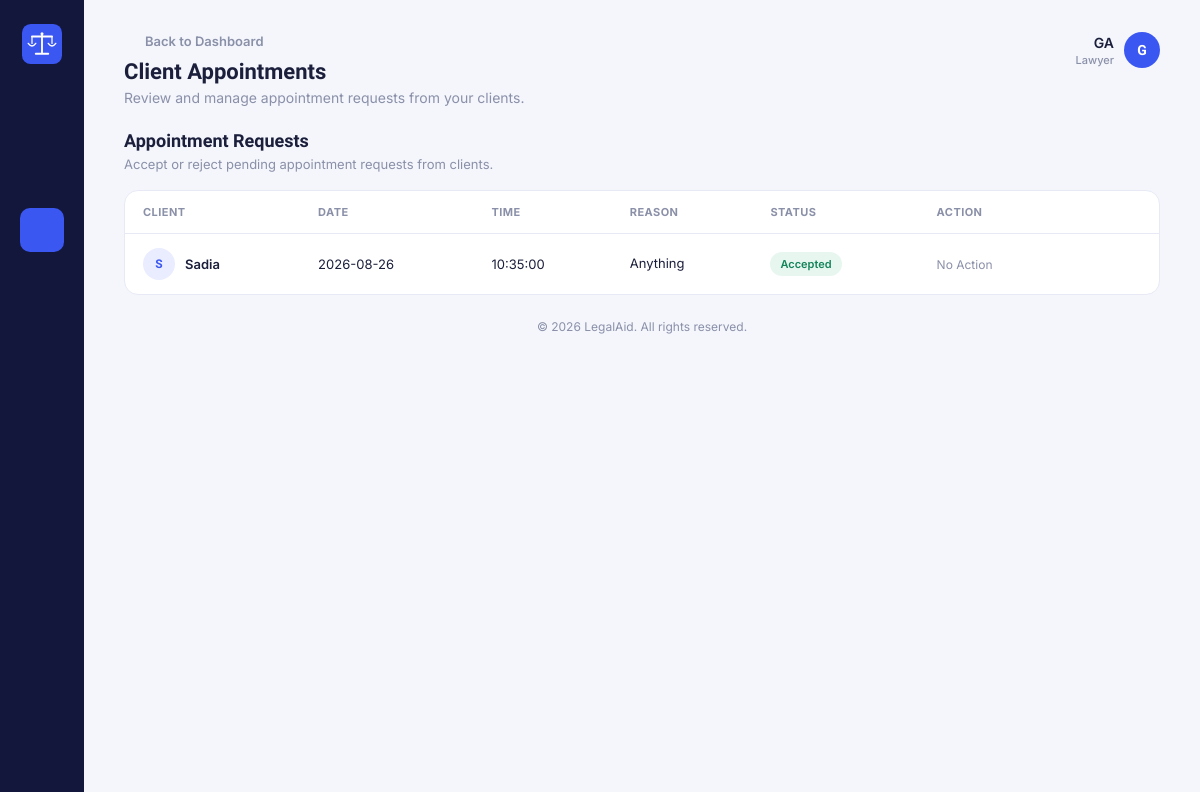
/views/lawyer/appointments.php (signed in), run on the app's committed database.
### tables this page shows
CREATE TABLE `appointments` (
  `appointment_id` int(11) NOT NULL,
  `client_id` int(11) NOT NULL,
  `lawyer_id` int(11) NOT NULL,
  `appointment_date` date NOT NULL,
  `appointment_time` time NOT NULL,
  `reason` text NOT NULL,
  `status` varchar(20) NOT NULL,
  `created_at` timestamp NOT NULL DEFAULT current_timestamp() ON UPDATE current_timestamp()
);

CREATE TABLE `users` (
  `user_id` int(11) NOT NULL,
  `name` varchar(100) NOT NULL,
  `email` varchar(100) NOT NULL,
  `password` varchar(255) NOT NULL,
  `phone` varchar(20) DEFAULT NULL,
  `role` varchar(20) NOT NULL,
  `created_at` timestamp NOT NULL DEFAULT current_timestamp() ON UPDATE current_timestamp(),
  `status` varchar(20) NOT NULL DEFAULT 'active'
);

### views/lawyer/appointments.php (the view, shortened to what this page needs)
<?php
include("../../db.php");
$lawyer_user_id = $_SESSION["id"];
$username = $_SESSION["username"];
function icon($name)
{
    $icons = [
        'home' =>
        '<path d="M4 11.5 12 5l8 6.5"/>
         <path d="M6 10v9a1 1 0 0 0 1 1h4v-6h2v6h4a1 1 0 0 0 1-1-1v-9"/>',
        'user' =>
        '<circle cx="12" cy="8" r="3.5"/>
         <path d="M5 20c1.2-3.6 4-5.5 7-5.5s5.8 1.9 7 5.5"/>',
        'search' =>
        '<circle cx="10.5" cy="10.5" r="6"/>
         <path d="m20 20-4.8-4.8"/>',
        'calendar' =>
        '<rect x="4" y="5.5" width="16" height="14.5" rx="2"/>
         <path d="M4 10h16M8 3.5v3M16 3.5v3"/>',
        'briefcase' =>
        '<rect x="3.5" y="8" width="17" height="11" rx="2"/>
         <path d="M8.5 8V6a2 2 0 0 1 2-2h3a2 2 0 0 1 2 2v2"/>
         <path d="M3.5 13h17"/>',
        'chart' =>
        '<path d="M4 20V10M11 20V4M18 20v-7"/>
         <path d="M2.5 20.5h19"/>',
        'users' =>
        '<circle cx="9" cy="8" r="3"/>
         <path d="M2.5 20c1-3.3 3.4-5 6.5-5s5.5 1.7 6.5 5"/>
         <circle cx="17" cy="9" r="2.4"/>
         <path d="M15.8 12.2c2.3.3 3.9 1.8 4.7 4.3"/>',
        'shield' =>
        '<path d="M12 3.5 19 6v6c0 4.4-3 7.8-7 8.5-4-.7-7-4.1-7-8.5V6z"/>
         <path d="m9 12 2 2 4-4.2"/>',
        'folder' =>
        '<path d="M3.5 7.5a1.5 1.5 0 0 1 1.5-1.5h4l2 2.2h8a1.5 1.5 0 0 1 1.5 1.5V18a1.5 1.5 0 0 1-1.5 1.5H5A1.5 1.5 0 0 1 3.5 18z"/>',
        'flag' =>
        '<path d="M5 21V4"/>
         <path d="M5 4c3-2 5 2 8 0s5 2 6 0v9c-3 2-5-2-8 0s-5-2-6 0"/>',
        'back' =>
        '<path d="M19 12H5"/>
         <path d="m12 19-7-7 7-7"/>',
        'logout' =>
        '<path d="M9 21H5a2 2 0 0 1-2-2V5a2 2 0 0 1 2-2h4"/>
         <path d="M16 17l5-5-5-5"/>
         <path d="M21 12H9"/>',
        'check' =>
        '<path d="m5 12 4 4L19 6"/>',
        'close' =>
        '<path d="M6 6l12 12M18 6 6 18"/>'
    ];
    $body = $icons[$name] ?? '';
    return '<svg viewBox="0 0 24 24"
        fill="none"
        stroke="currentColor"
        stroke-width="1.7"
        stroke-linecap="round"
        stroke-linejoin="round">' . $body . '</svg>';
}
$sql2 = "SELECT lawyer_id
         FROM lawyer_profiles
         WHERE user_id='$lawyer_user_id'";
$result2 = mysqli_query($conn, $sql2);
$lawyer = mysqli_fetch_assoc($result2);
$lawyer_id = $lawyer["lawyer_id"];
$sql = "SELECT appointments.*,
        users.name AS client_name
        FROM appointments
        JOIN users
        ON appointments.client_id = users.user_id
        WHERE appointments.lawyer_id = '$lawyer_id'
        ORDER BY
        appointments.appointment_date ASC,
        appointments.appointment_time ASC";
$result = mysqli_query($conn, $sql);
?>
<!DOCTYPE html>
<html lang="en">
<head>
<link rel="stylesheet"
      href="appointments.css">
</head>
<body>
<div class="app">
<nav class="sidebar">
    <a class="sidebar-logo"
       href="../../dashboard.php">
        <img src="../../logo/logo-icon.svg"
             alt="LegalAid">
    </a>
    <ul class="sidebar-nav">
        <li title="Dashboard">
            <a href="../../dashboard.php">
                <?php echo icon('home'); ?>
            </a>
        </li>
        <li title="Profile">
            <a href="profile.php">
                <?php echo icon('user'); ?>
            </a>
        </li>
        <li class="active"
            title="Appointments">
            <a href="appointments.php">
                <?php echo icon('calendar'); ?>
            </a>
        </li>
        <li title="Cases">
            <a href="cases.php">
                <?php echo icon('briefcase'); ?>
            </a>
        </li>
        <li title="Reports">
            <a href="reports.php">
                <?php echo icon('chart'); ?>
            </a>
        </li>
    </ul>
    <div class="sidebar-bottom">
        <a href="../../logout.php"
           title="Logout">
            <?php echo icon('logout'); ?>
        </a>
    </div>
</nav>
<main class="main">
<header class="topbar">
    <div>
        <a class="back-link"
           href="../../dashboard.php">
            <?php echo icon('back'); ?>
            Back to Dashboard
        </a>
        <h1>
            Client Appointments
        </h1>
        <p class="subtitle">
            Review and manage appointment requests from your clients.
        </p>
    </div>
    <div class="account">
        <div class="account-info">
            <span class="account-name">
                <?php
                echo htmlspecialchars($username);
                ?>
            </span>
            <span class="account-role">
                Lawyer
            </span>
        </div>
        <div class="avatar">
            <?php
            echo strtoupper(
                substr($username, 0, 1)
            );
            ?>
        </div>
    </div>
</header>
<section class="page-heading">
    <div>
        <h2>
            Appointment Requests
        </h2>
        <p>
            Accept or reject pending appointment requests from clients.
        </p>
    </div>
</section>
<section class="results-card">
<div class="table-wrapper">
<table>
<thead>
<tr>
    <th>
        Client
    </th>
    <th>
        Date
    </th>
    <th>
        Time
    </th>
    <th>
        Reason
    </th>
    <th>
        Status
    </th>
    <th>
        Action
    </th>
</tr>
</thead>
<tbody>
<?php
if(
    $result &&
    mysqli_num_rows($result) > 0
):
    while(
        $row =
        mysqli_fetch_assoc($result)
    ):
?>
<tr>
<td>
    <div class="person-cell">
        <span class="person-avatar">
            <?php
            echo strtoupper(
                substr(
                    $row["client_name"],
                    0,
                    1
                )
            );
            ?>
        </span>
        <span>
            <?php
            echo htmlspecialchars(
                $row["client_name"]
            );
            ?>
        </span>
    </div>
</td>
<td>
    <?php
    echo htmlspecialchars(
        $row["appointment_date"]
    );
    ?>
</td>
<td>
    <?php
    echo htmlspecialchars(
        $row["appointment_time"]
    );
    ?>
</td>
<td class="reason-cell">
    <?php
    echo htmlspecialchars(
        $row["reason"]
    );
    ?>
</td>
<td>
    <?php
    $statusClass =
        strtolower(
            $row["status"]
        );
    ?>
    <span class="status-tag <?php
        echo htmlspecialchars(
            $statusClass
        );
    ?>">
        <?php
        echo htmlspecialchars(
            ucfirst(
                $row["status"]
            )
        );
        ?>
    </span>
</td>
<td class="action-cell">
<?php
if(
    $row["status"] == "pending"
):
?>
<div class="action-stack">
<a
    class="button button-accept"
    href="appointments.php?accept=<?php
        echo urlencode(
            $row["appointment_id"]
        );
    ?>"
>
    <?php echo icon('check'); ?>
    Accept
</a>
<a
    class="button button-reject"
    href="appointments.php?reject=<?php
        echo urlencode(
            $row["appointment_id"]
        );
    ?>"
>
    <?php echo icon('close'); ?>
    Reject
</a>
</div>
<?php
else:
?>
<span class="no-action">
    No Action
</span>
<?php
endif;
?>
</td>
</tr>
<?php
    endwhile;
endif;
?>
</tbody>
</table>
</div>
</section>
<footer class="footer">
    &copy;
    <?php
    echo date("Y");
    ?>
    LegalAid. All rights reserved.
</footer>
</main>
</div>
</body>
</html>

### views/lawyer/appointments.css (style rules this page uses)
:root { --sidebar: #12173B; --sidebar-icon: #7C82AA; --sidebar-icon-active: #FFFFFF; --accent: #3B57F2; --accent-soft: #EAEDFF; --success: #16845B; --success-soft: #E7F7F0; --danger: #D64545; --danger-soft: #FDECEC; --bg: #F4F6FC; --card: #FFFFFF; --text: #1B1F3B; --muted: #8A90A8; --border: #E7EAF5; --radius: 14px; }
* { box-sizing: border-box; }
body { margin: 0; font-family: 'Inter', Arial, sans-serif; background-color: var(--bg); color: var(--text); }
h1, h2 { font-family: 'Sora', 'Inter', Arial, sans-serif; }
h1 { margin: 0; font-size: 22px; font-weight: 700; }
h2 { margin: 0; font-size: 18px; font-weight: 700; }
a { text-decoration: none; color: inherit; }
svg { display: block; }
.app { display: flex; min-height: 100vh; }
.sidebar { width: 84px; flex-shrink: 0; background-color: var(--sidebar); display: flex; flex-direction: column; align-items: center; padding: 24px 0; }
.sidebar-logo { display: flex; align-items: center; justify-content: center; margin-bottom: 36px; }
.sidebar-logo img { width: 40px; height: 40px; display: block; }
.sidebar-nav { list-style: none; padding: 0; margin: 0; display: flex; flex-direction: column; gap: 10px; flex-grow: 1; width: 100%; }
.sidebar-nav li a { display: flex; align-items: center; justify-content: center; width: 44px; height: 44px; margin: 0 auto; border-radius: 10px; color: var(--sidebar-icon); transition: background-color 0.15s ease, color 0.15s ease; }
.sidebar-nav li a svg { width: 20px; height: 20px; }
.sidebar-nav li.active a { background-color: var(--accent); color: var(--sidebar-icon-active); }
.sidebar-bottom { width: 100%; }
.sidebar-bottom a { display: flex; align-items: center; justify-content: center; width: 44px; height: 44px; margin: 0 auto; border-radius: 10px; color: var(--sidebar-icon); transition: background-color 0.15s ease, color 0.15s ease; }
.sidebar-bottom a svg { width: 20px; height: 20px; }
.main { flex-grow: 1; padding: 32px 40px 24px; max-width: 1200px; min-width: 0; }
.topbar { display: flex; align-items: flex-start; justify-content: space-between; margin-bottom: 24px; gap: 30px; }
.back-link { display: inline-flex; align-items: center; gap: 6px; font-size: 13px; font-weight: 600; color: var(--muted); margin-bottom: 10px; }
.back-link svg { width: 15px; height: 15px; }
.subtitle { margin: 5px 0 0; color: var(--muted); font-size: 14px; }
.account { display: flex; align-items: center; gap: 10px; }
.account-info { display: flex; flex-direction: column; align-items: flex-end; gap: 2px; }
.account-name { font-weight: 600; font-size: 14px; }
.account-role { font-size: 11px; color: var(--muted); font-weight: 500; }
.avatar { width: 36px; height: 36px; border-radius: 50%; background: var(--accent); color: white; font-family: 'Sora', sans-serif; font-weight: 600; display: flex; align-items: center; justify-content: center; font-size: 14px; }
.page-heading { margin-bottom: 18px; }
.page-heading p { margin: 5px 0 0; color: var(--muted); font-size: 13px; }
.results-card { background-color: var(--card); border: 1px solid var(--border); border-radius: var(--radius); overflow: hidden; }
.table-wrapper { width: 100%; overflow-x: auto; }
table { width: 100%; border-collapse: collapse; min-width: 850px; }
thead th { text-align: left; font-size: 11px; text-transform: uppercase; letter-spacing: 0.04em; color: var(--muted); padding: 14px 18px; border-bottom: 1px solid var(--border); white-space: nowrap; }
tbody td { padding: 14px 18px; font-size: 13px; border-bottom: 1px solid var(--border); vertical-align: middle; }
tbody tr:last-child td { border-bottom: none; }
.person-cell { display: flex; align-items: center; gap: 10px; font-weight: 600; white-space: nowrap; }
.person-avatar { width: 32px; height: 32px; border-radius: 50%; background-color: var(--accent-soft); color: var(--accent); font-family: 'Sora', sans-serif; font-weight: 600; font-size: 12px; display: flex; align-items: center; justify-content: center; flex-shrink: 0; }
.reason-cell { max-width: 260px; line-height: 1.5; }
.status-tag { display: inline-block; padding: 5px 10px; border-radius: 999px; font-size: 11px; font-weight: 600; white-space: nowrap; }
.status-tag.accepted { background-color: var(--success-soft); color: var(--success); }
.action-cell { min-width: 155px; }
.no-action { font-size: 12px; color: var(--muted); }
.footer { margin-top: 24px; text-align: center; color: var(--muted); font-size: 12px; }

### data on the page
appointments: users.name "S", users.name "Sadia", appointment_date "2026-08-26", appointment_time "10:35:00", reason "Anything", status "Accepted", shows "No Action"

### other printed values
$username "GA"
substr($username, 0, 1) "G"
